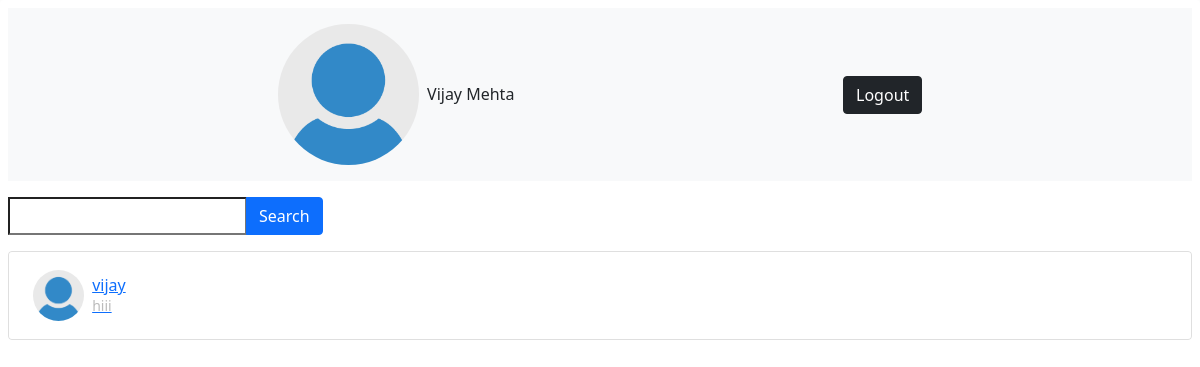
Screenshot of /home.php (signed in) with the database file from the repository.
### tables this page shows
CREATE TABLE `users` (
  `user_id` int(11) NOT NULL,
  `name` varchar(255) NOT NULL,
  `username` varchar(255) NOT NULL,
  `password` varchar(100) NOT NULL,
  `image` varchar(255) NOT NULL DEFAULT 'user-default.png',
  `last_seen` datetime NOT NULL
);

CREATE TABLE `chats` (
  `chat_id` int(11) NOT NULL,
  `from_id` int(11) NOT NULL,
  `to_id` int(11) NOT NULL,
  `message` text NOT NULL,
  `opened` tinyint(1) DEFAULT 0,
  `created_at` datetime NOT NULL DEFAULT current_timestamp()
);

### app/helpers/user.php (called while the page is built)
<?php
    function getUser($username, $conn){
        $sql = "SELECT * FROM users WHERE username=?";
        $stmt = $conn->prepare($sql);
        $stmt->execute([$username]);
        if($stmt->rowCount() === 1){
            $user = $stmt->fetch();
            return $user;
        }else{
            $user = [];
            return $user;
        }
    }
?>

### app/helpers/conversation.php (called while the page is built)
<?php
    function getConversation($user_id, $conn){
        $sql = "SELECT * FROM conversations WHERE user_1=? OR user_2=? ORDER BY conversation_id DESC";
        $stmt = $conn->prepare($sql);
        $stmt->execute([$user_id, $user_id]);
        if($stmt->rowCount() > 0){
            $conversation = $stmt->fetchAll();
            $user_data = [];
            foreach($conversation  as $conversations){
                if($conversations['user_1'] == $user_id){
                    $sql2 = "SELECT * FROM users WHERE user_id=?";
                    $stmt2 = $conn->prepare($sql2);
                    $stmt2->execute([$conversations['user_2']]);
                }else{
                    $sql2 = "SELECT * FROM users WHERE user_id=?";
                    $stmt2 = $conn->prepare($sql2);
                    $stmt2->execute([$conversations['user_1']]);
                }
                $allConversations = $stmt2->fetchAll();
                array_push($user_data, $allConversations[0]);
            }
            return $user_data;
        }else{
            $conversation = [];
            return $conversation;
        }
    }
?>

### app/helpers/last_chat.php (called while the page is built)
<?php
    function lastChat($id_1, $id_2, $conn){
        $sql = "SELECT * FROM chats WHERE (from_id=? AND to_id=?) OR (to_id=? AND from_id=?) ORDER BY chat_id DESC LIMIT 1";
        $stmt = $conn->prepare($sql);
        $stmt->execute([$id_1, $id_2, $id_1, $id_2]);
        if($stmt->rowCount() > 0){
            $chat = $stmt->fetch();
            return $chat['message'];
        }else{
            $chat = '';
            return $chat;
        }
    }
?>

### home.php (the view, shortened to what this page needs)
<?php
    if(isset($_SESSION['username'])){
        include "app/db_connection.php";
        include "app/helpers/user.php";
        include "app/helpers/conversation.php";
        include "app/helpers/last_chat.php";
        $user = getUser($_SESSION['username'], $conn);
        $conversation = getConversation($user['user_id'], $conn);
        ?>
            <!DOCTYPE html>
            <html lang="en">
            <head>
                <link rel="stylesheet" href="css/style.css">
                <link rel="stylesheet" href="css/bootstrap.min.css">
            </head>
            <body class = "d-flex justify-content-center align-atems-center vh-100">
                <div class="p-2 w-100 rounded shadow">
                    <div>
                        <div class="d-flex justify-content-center align-items-center mb-3 p-3 bg-light">
                            <div class="d-flex align-items-center">
                                <img src="uploads/<?=$user['image']?>" alt="" class="w-25 rounded-circle">
                                <h3 class="fs-xs m-2"><?=$user['name']?></h3>
                            </div>
                            <a href="logout.php" class="btn btn-dark">Logout</a>
                        </div>
                        <div class="input-group mb-3">
                            <input type="search" placehollder = "searce..." id ="searchText" class = "form-controll">
                            <button class="btn btn-primary" id="searchBtn">Search</button>
                        </div>
                        <ul id="chatList" class = "list-group mvh-50 overflow-auto">
                            <?php
                                if (!empty($conversation)){?>
                                    <?php
                                    foreach($conversation as $conversations)
                                        {
                                            ?>
                                            <li class="list-group-item">
                                                <a href="chat.php?user=<?=$conversations['username']?>" class = "d-flex justify-content-between align-items-center p-2">
                                                    <div class="d-flex align-items-center">
                                                        <img src="uploads/<?=$conversations['image']?>" alt="" class="w-10 rounded-circle">
                                                        <h3 class="fs-xs m-2">
                                                            <?=$conversations['name']?><br>
                                                            <small>
                                                                <?php echo lastChat($_SESSION['user_id'], $conversations['user_id'], $conn)?>
                                                            </small>
                                                        </h3>
                                                    </div>
                                                </a>
                                            </li>
                                        <?php
                                    }
                                ?>
                                    <?php
                                }
                            ?>
                        </ul>
                    </div>
                </div>
            </body>
            </html>
        <?php
    }else{
        header("Location: index.php");
        exit;
    }
?>

### css/style.css (style rules this page uses)
.vh-100 { min-height: 100vh; }
.fs-xs { font-size: 1rem; }
.w-10 { width: 10%; }
a { text-decoration: none; }
small { color: #bbb; font-size: .7rem; text-align: right; }

### rows the page displays
users: image (placeholder picture), name "Vijay Mehta"
users: image (placeholder picture), name "vijay", user_id.message "hiii"
